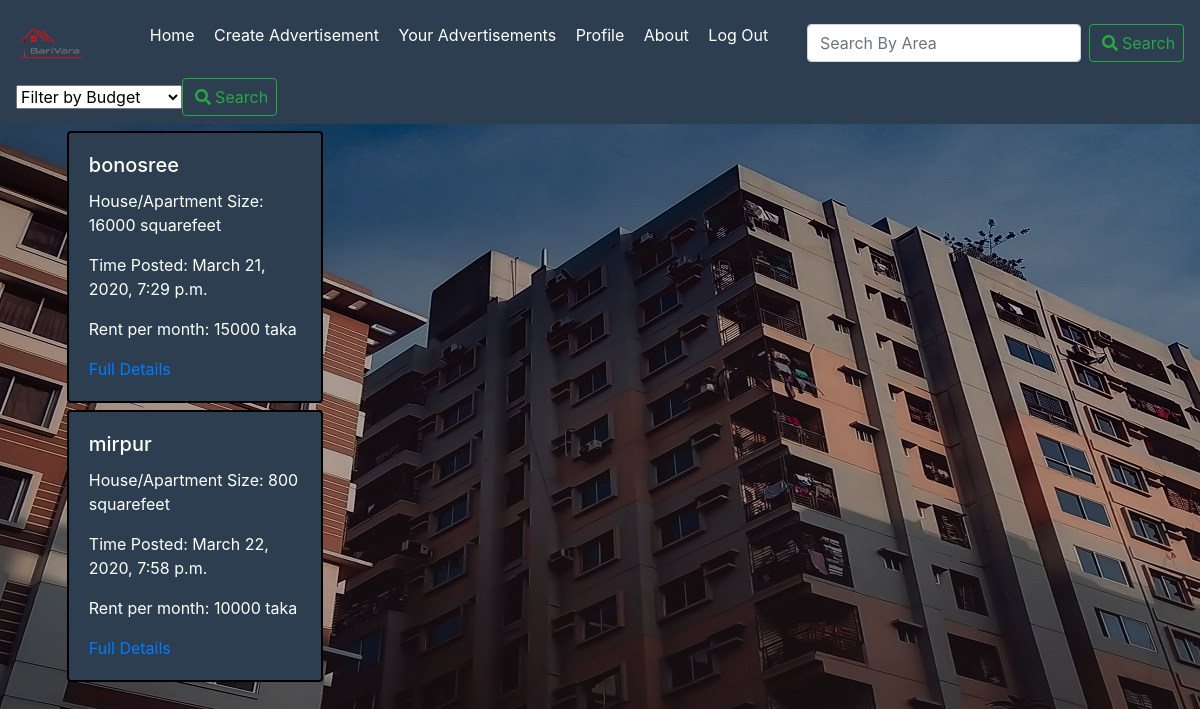
Before: /BariVara/ with the older database file.
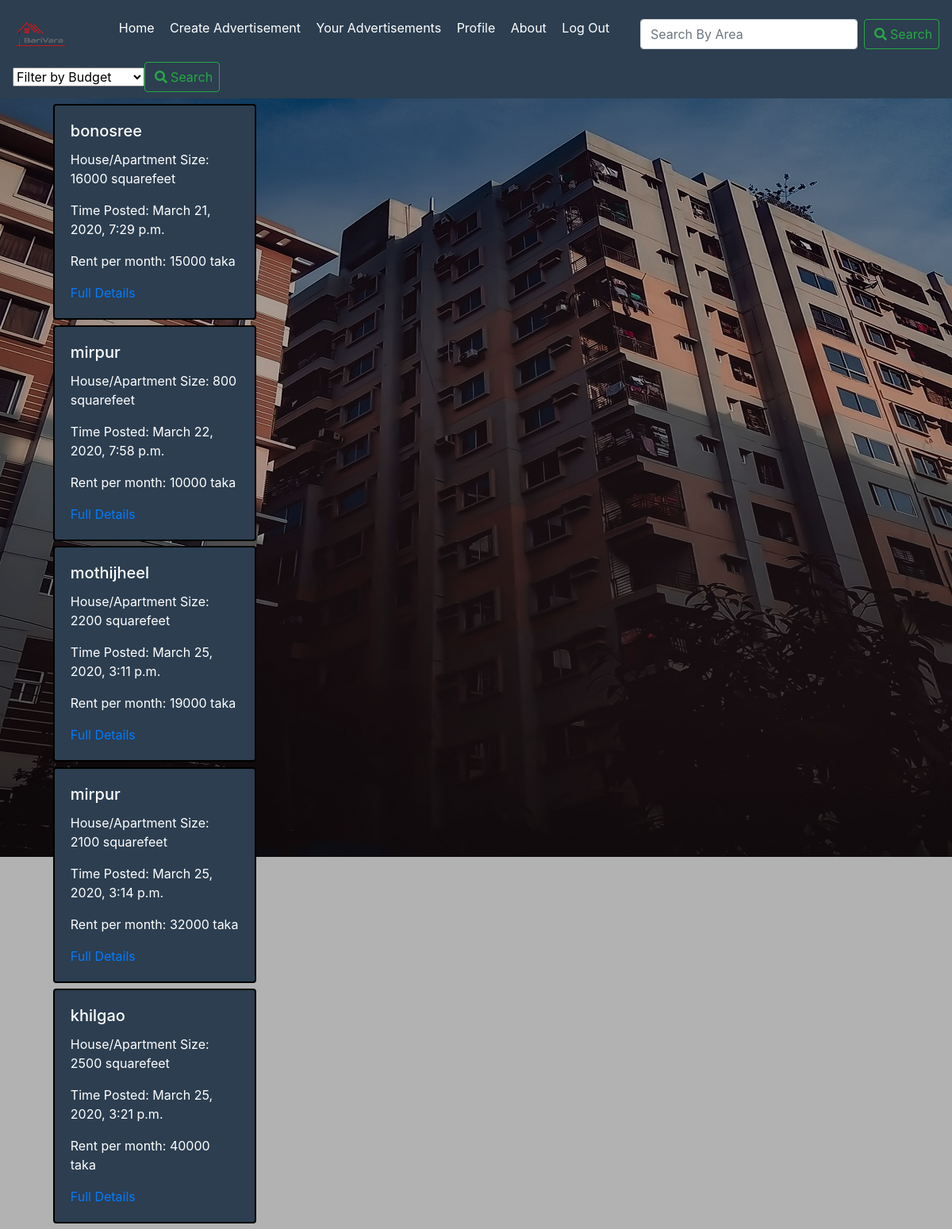
After: the same page with the newer database file.
### BariVara/models.py (models this page shows, shortened)
class advertisements(models.Model):
    PLACE=[
        ('mothijheel', 'Mothijheel'),
        ('bonosree', 'Bonosree'),
        ('mirpur', 'Mirpur'),
        ('khilgao', 'Khilgao'),
        ('gulshan', 'Gulshan'),
        ('badda', 'Badda'),
        ('uttora', 'Uttora'),
        ('banani', 'Banani'),
    ]
    place=models.CharField(max_length=30,choices=PLACE)
    address=models.CharField(max_length=50)
    bedroom=models.PositiveSmallIntegerField()
    bathroom=models.PositiveSmallIntegerField()
    rent=models.PositiveIntegerField()
    size=models.PositiveIntegerField()
    date_posted=models.DateTimeField(default=timezone.now)
    owner= models.ForeignKey(User,on_delete=models.CASCADE)
    number=models.PositiveIntegerField(null=True)

### BariVara/views.py (the view)
# urls.py: path('', views.HomePage, name='HomePage'),
def HomePage(request):
    context={
        'advertisements':advertisements.objects.all()
    }
    return render (request, 'BariVara/HomePage.html',context)

### BariVara/templates/BariVara/HomePage.html (shortened to what this page needs)
{% extends "BariVara/Base.html" %}
{% block content %}
<div class="container">
  {% for ad in advertisements %}
     <div class="col-sm-4">
        <div class="card" style="width: 16rem;">
          <div class="card-body">
            <h5 class="card-title">{{ad.place}}</h5>
            <p>House/Apartment Size: {{ad.size}} squarefeet</p>
            <p>Time Posted: {{ad.date_posted}}</p>
            <p>Rent per month: {{ad.rent}} taka</p>
            <a href='{% url 'advertisement_details' ad.id  %}' class="card-link">Full Details</a>
          </div>
        </div>
      </div>
  {% endfor %}
</div>
{% endblock content %}

### BariVara/templates/BariVara/Base.html (shortened to what this page needs)
<!DOCTYPE html>
<html lang="en">
<head>
    {% load static %}
    <link rel="stylesheet" href="https://maxcdn.bootstrapcdn.com/bootstrap/4.0.0/css/bootstrap.min.css">
    <link rel="stylesheet" href="https://use.fontawesome.com/releases/v5.0.8/css/all.css">
</head>
<body>
    <nav class="navbar navbar-transparent " >
        <img src="{% static 'BariVara/Logo.png' %}">
        <ul>
            <li> <a href='{% url 'HomePage' %}'> Home </a></li>
            <li> <a href='{% url 'create_advertisements' %}'> Create Advertisement </a></li>
            <li> <a href='{% url 'your_advertisements' %}'> Your Advertisements </a></li>
            <li> <a href='{% url 'profile' %}'> Profile </a></li>
            <li> <a href="#"> About</a></li>
            <li> <a href='{% url 'logout' %}'> Log Out </a></li>
        </ul>
        <form method="get" action="/BariVara/search" class="form-inline">
          <input class="form-control mr-sm-2" type="search" placeholder="Search By Area"  aria-label="Search" name="query" id="query">
          <button class="btn btn-outline-success my-2 my-sm-0" type="submit"><i class="fas fa-search"></i><a>Search</a></button>
         </form>
        <form method="get" action="/BariVara/filter" class="form-inline">
          <select id="query" name="query">
            <option value="0">Filter by Budget</option>
            </select>
          <button class="btn btn-outline-success my-2 my-sm-0" type="submit"><i class="fas fa-search"></i><a>Search</a></button>
         </form>
    </nav>
{% block content %}
{% endblock content %}
</body>
</html>

### BariVara/templates/BariVara/Base.html (style rules this page uses)
body { background-color: #2C3E50; background:linear-gradient(rgba(0,0,0,.3),rgba(0,0,0,.3)),url('/BariVara/static/BariVara/City5.jpg') no-repeat; }
nav { width: 100%; background-color: #2C3E50; }
nav img { width: 6%; height: auto; }
nav ul li { list-style-type: none; display: inline-block; }
nav ul li a { text-decoration: none; color: white; padding-right: 15px; display: inline-block; border: none; }
nav form button i { margin-right: 6%; }

### BariVara/templates/BariVara/HomePage.html (style rules this page uses)
.card { background-color: #2C3E50; color: white; border: 2px solid black; margin: 2%; }

Changed rows visible on the page:
added advertisements: place "mothijheel", size "2200", date_posted "March 25, 2020, 3:11 p.m.", rent "19000"
added advertisements: place "mirpur", size "2100", date_posted "March 25, 2020, 3:14 p.m.", rent "32000"
added advertisements: place "khilgao", size "2500", date_posted "March 25, 2020, 3:21 p.m.", rent "40000"
